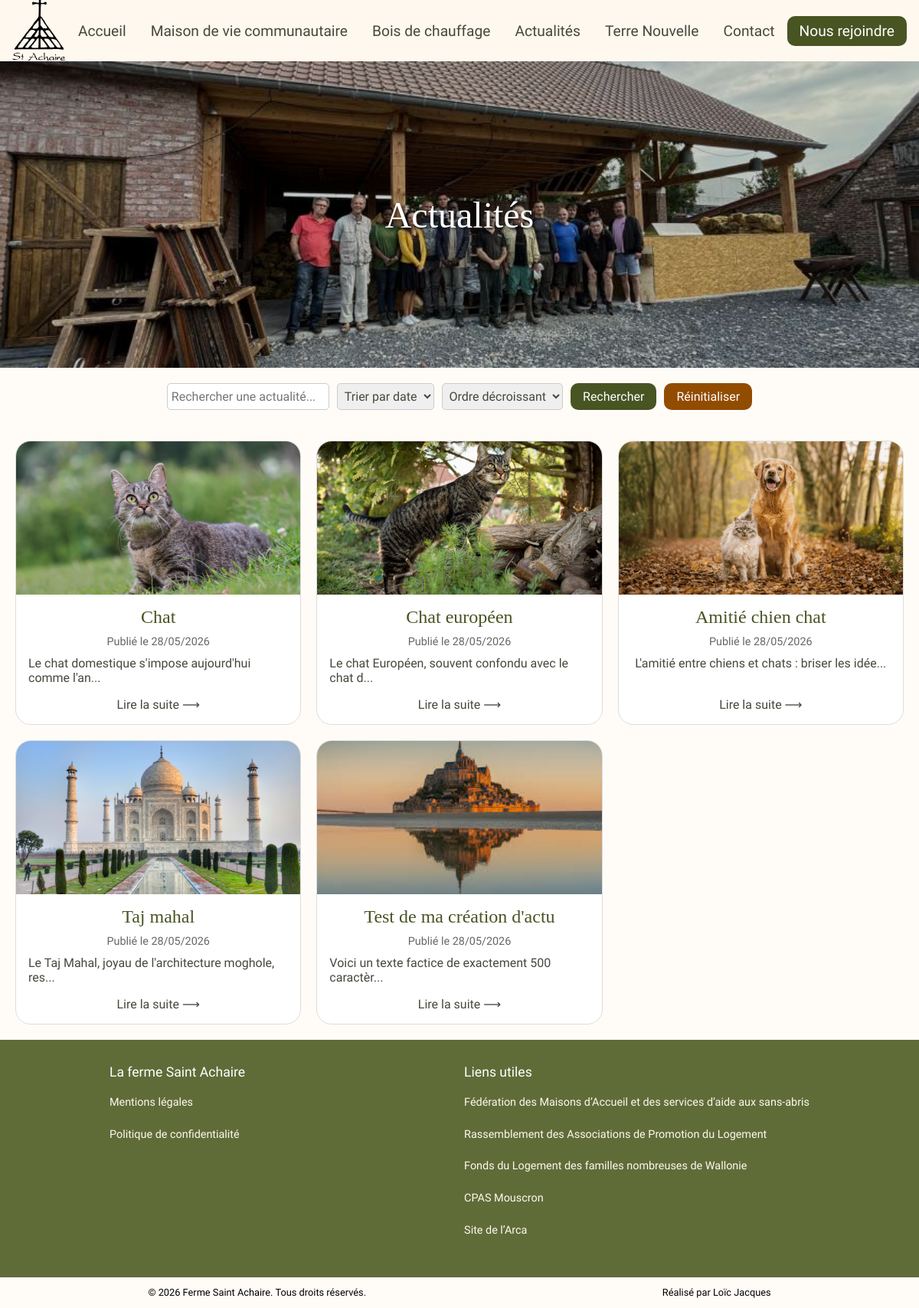
Page /actualites on the committed database.
### tables this page shows
CREATE TABLE IF NOT EXISTS `actualite` (
  `id` int NOT NULL AUTO_INCREMENT,
  `titre` varchar(100) NOT NULL,
  `contenu` text NOT NULL,
  `image` varchar(250) NOT NULL,
  `date` datetime NOT NULL DEFAULT CURRENT_TIMESTAMP,
  `likes` int NOT NULL DEFAULT '0',
  PRIMARY KEY (`id`),
  UNIQUE KEY `titre` (`titre`),
  KEY `date` (`date`)
);

### controleurs/controleur_actualites.php (called while the page is built, shortened)
<?php
require_once(MODELE . 'crud/actualite.php');
if (isset($_GET['tri'])) {
        $tri = $_GET['tri'];
} else {
        $tri = 'date';
}
if (isset($_GET['ordre'])) {
        $ordre = $_GET['ordre'];
} else {
        $ordre = 'DESC';
}
if (isset($_GET['pagination'])) {
        $pagination = (int)$_GET['pagination'];
} else {
        $pagination = 1;
}
if (isset($_GET['recherche']) && !empty(trim($_GET['recherche']))) {
    $recherche = trim(($_GET['recherche']));
    require_once(MODELE . 'admin.php');
    $rechercheFormatte = prepareRechercheMots($_GET['recherche']);
    $actualites = rechercheActusMots($rechercheFormatte, 9, $tri, $ordre, $pagination);
    $totalActus = nombreRechercheActusMots($rechercheFormatte);
} else {
    $actualites = triActus(9, $tri, $ordre, $pagination);
}
include(VUES . 'actualites.php');

### modele/crud/actualite.php (called while the page is built, shortened)
<?php
function triActus($nombre_actus, $tri='date', $ordre='DESC', $pagination=1) {
	global $connexionBdd;
	$offset = ($pagination - 1) * $nombre_actus;
	$requete = $connexionBdd->prepare("SELECT * FROM actualite ORDER BY `$tri` $ordre LIMIT $nombre_actus OFFSET $offset");
	$requete->execute();
	return $requete->fetchAll(PDO::FETCH_ASSOC);
}
?>

### vues/actualites.php (the view, shortened to what this page needs)
<!DOCTYPE html>
<html lang="fr">
<head>
	<link rel="stylesheet" href="/public/style/style.css">
	<link rel="stylesheet" href="/public/style/actualites.css">
</head>
<body>
	<?php include VUES . 'header_footer/header.php'; ?>
	<main>
		<section class="hero actualites">
				<h1>Actualités</h1>
		</section>
		<section class="page-actualites">
			<search>
				<form action="actualites" method="get">
					<?php (isset($_GET['recherche'])) ? $valeur_recherche = trim(htmlspecialchars($_GET['recherche'])) : $valeur_recherche = ''; ?>
					<input type="text" name="recherche" placeholder="Rechercher une actualité..." value="<?= $valeur_recherche ?>">
					<select name="tri">
						<option <?= ($tri === 'date') ? 'selected' : '' ?> value="date">Trier par date</option>
					</select>
					<select name="ordre">
						<option <?= ($ordre === 'DESC') ? 'selected' : '' ?> value="DESC">Ordre décroissant</option>
					</select>
					<button class="btn-secondaire" type="submit">Rechercher</button>
					<a class="btn-primaire" href="actualites">Réinitialiser</a>
				</form>
			</search>
			<div class="grille-actualites">
				<?php
				if (empty($actualites)) {
					echo '<p>Aucune actualité trouvée.</p>';
				} else {
					foreach ($actualites as $actu) {
						?>
						<article class="actualite">
							<img src="/public/images/actus/<?= htmlspecialchars($actu['image']) ?>" alt="<?= htmlspecialchars($actu['titre']) ?>">
							<div class="contenu-actu">
								<h2><?= htmlspecialchars($actu['titre']) ?></h2>
								<span>Publié le <?= date('d/m/Y', strtotime($actu['date'])) ?></span>
								<p><?= nl2br(htmlspecialchars(substr($actu['contenu'], 0, 50))) ?>...</p>
							</div>
							<a href="actualite/<?= $actu['id'] ?>">Lire la suite &longrightarrow;</a>
						</article>
						<?php
					}
				}
				?>
			</div>
		</section>
	</main>
	<?php include VUES . 'header_footer/footer.php'; ?>
</body>
</html>

### index.php (shortened to what this page needs)
<?php
$page = $_GET['page'] ?? 'accueil';
switch($page) {
    case 'actualites':
        include CONTROLEURS . 'controleur_actualites.php';
        break;
}
?>

### vues/header_footer/header.php (shortened to what this page needs)
<header>
    <a href="/accueil"><img class="logo" src="/public/images/site/logo_fsa_svg.svg" alt="Logo de la Ferme Saint Achaire"></a>
    <nav>
        <ul>
            <li><a href="/accueil">Accueil</a></li>
            <li><a href="/maison">Maison de vie communautaire</a></li>
            <li><a href="/bois">Bois de chauffage</a></li>
            <li><a href="/actualites">Actualités</a></li>
            <li><a href="/tn">Terre Nouvelle</a></li>
            <li><a href="/contact">Contact</a></li>
        </ul>
    </nav>
     <?php if (isset($_SESSION['utilisateur'])): ?>
         <div class="utilisateur-connecte">
            <a class="btn-secondaire" href="/profil">Mon Profil</a>
            <form action="/deconnexion" id="deconnexion" method="POST">
                <button class="btn-primaire" type="submit" name="bDeconnexion">Déconnexion</button>
            </form>
         </div>
    <?php else: ?>
        <a class="btn-secondaire" href="/connexion">Nous rejoindre</a>
    <?php endif; ?>
</header>

### vues/header_footer/footer.php
<footer>
    <div>
        <p>La ferme Saint Achaire</p>
        <ul>
            <li><a href="/mentions">Mentions légales</a></li>
            <li><a href="/politique">Politique de confidentialité</a></li>
        </ul>
    </div>
    <div class="footer_liens">
        <p>Liens utiles</p>
        <ul>
            <li><a href="https://www.ama.be/" target="_blank" rel="noopener">Fédération des Maisons d’Accueil et des services d’aide aux sans-abris</a></li>
            <li><a href="https://www.rapel.be/" target="_blank" rel="noopener">Rassemblement des Associations de Promotion du Logement</a></li>
            <li><a href="https://www.flw.be/" target="_blank" rel="noopener">Fonds du Logement des familles nombreuses de Wallonie</a></li>
            <li><a href="https://www.mouscron.be/fr/cpas/" target="_blank" rel="noopener">CPAS Mouscron</a></li>
            <li><a href="https://arca-asbl.org/" target="_blank" rel="noopener">Site de l’Arca</a></li>
        </ul>
    </div>
</footer>
<aside class="copyright">
    <p>&copy; <?php echo date('Y'); ?> Ferme Saint Achaire. Tous droits réservés.</p>
    <p>Réalisé par Loïc Jacques</p>
</aside>

### public/style/style.css (style rules this page uses)
:root { --couleur-blanc-mat: #fff8ef; --couleur-vert: #485422; --couleur-brun: #924c00; --fond-footer: #606c38; --font-titre: "Tinos", serif; --font-texte: "Plus Jakarta Sans", sans-serif; --couleur-texte: #46483c; }
body { background-color: color-mix( in srgb, var(--couleur-blanc-mat) 40%, transparent ); font-family: var(--font-texte); margin: 0; padding: 0; font-size: 1rem; color: var(--couleur-texte); }
button, input, select, textarea { font-family: inherit; font-size: inherit; color: inherit; }
button { appearance: none; -webkit-appearance: none; box-shadow: none; background: none; border: none; }
.btn-primaire { display: inline-flex; align-items: center; justify-content: center; padding: 0.5rem 1rem; background-color: var(--couleur-brun); color: white; border-radius: 10px; border: none; }
.btn-secondaire { display: inline-flex; align-items: center; justify-content: center; padding: 0.5rem 1rem; background-color: var(--couleur-vert); color: white; border-radius: 10px; }
a { text-decoration: none; color: var(--couleur-texte); }
header { background-color: var(--couleur-blanc-mat); display: flex; font-size: 1.2rem; padding: 0; margin: 0; justify-content: space-evenly; align-items: center; height: 80px; }
header img.logo { height: auto; width: 100%; max-width: 70px; min-width: 30px; }
header nav ul { display: flex; gap: 2rem; list-style-type: none; padding: 0; margin: 0; }
h1, h2, h3, h4, h5, h6 { font-family: var(--font-titre); color: var(--couleur-vert); font-weight: 400; }
h2 { font-size: 2rem; }
section.hero { display: flex; justify-content: center; align-items: center; height: 50vh; width: 100%; background-size: cover; background-position: center; }
section.hero h1 { font-size: 3rem; color: white; text-shadow: 2px 2px 4px rgba(0, 0, 0, 0.7); }
footer { display: flex; background-color: var(--fond-footer); color: var(--couleur-blanc-mat); padding: 2rem 0; justify-content: space-around; font-size: 0.9rem; }
footer p { color: white; font-size: 1.1rem; margin: 0; padding: 0; }
footer a { color: inherit; }
footer ul { list-style-type: none; padding: 0; }
footer ul li { margin-bottom: 0.75rem; }
footer ul li a { display: inline-block; padding: 0.4rem 0; }
aside.copyright { display: flex; justify-content: space-around; color: black; font-size: 0.8rem; }

### public/style/actualites.css (style rules this page uses)
section.actualites { background-image: linear-gradient(rgba(0, 0, 0, 0.2), rgba(0, 0, 0, 0.2)), url("/public/images/site/banniere.jpeg"); }
section.page-actualites { display: flex; flex-direction: column; padding: 20px; max-width: 1200px; margin: 0 auto; align-items: center; gap: 20px; }
.grille-actualites { display: grid; grid-template-columns: repeat(auto-fill, minmax(300px, 1fr)); gap: 20px; width: 100%; }
.actualite { box-sizing: border-box; width: 100%; background-color: white; border: 1px solid #ddd; border-radius: 20px; overflow: hidden; display: flex; flex-direction: column; align-items: center; word-break: break-word; }
.actualite img { width: 100%; height: 200px; object-fit: cover; }
.actualite a { display: inline-block; margin-top: auto; padding-bottom: 1rem; }
.contenu-actu { padding: 1rem; display: flex; flex-direction: column; align-items: center; gap: 10px; }
.contenu-actu h2 { font-size: 1.5em; margin: 0; }
.contenu-actu span { font-size: 0.9em; color: #666; }
.contenu-actu p { margin: 0; }
search form { display: flex; gap: 10px; margin-bottom: 20px; }
search form input[type="text"] { min-width: 200px; field-sizing: content; border-radius: 5px; border: 1px solid #ccc; padding: 5px; }
search form select { border-radius: 5px; border: 1px solid #ccc; field-sizing: content; padding: 5px; }

### rows in the picture
actualite: image (picture), titre "Chat", date "28/05/2026", contenu "Le chat domestique s'impose aujourd'hui comme l'an"
actualite: image (picture), titre "Chat européen", date "28/05/2026", contenu "Le chat Européen, souvent confondu avec le chat d"
actualite: image (picture), titre "Amitié chien chat", date "28/05/2026", contenu "L'amitié entre chiens et chats : briser les idée"
actualite: image (picture), titre "Taj mahal", date "28/05/2026", contenu "Le Taj Mahal, joyau de l'architecture moghole, res"
actualite: image (picture), titre "Test de ma création d'actu", date "28/05/2026", contenu "Voici un texte factice de exactement 500 caractèr"
